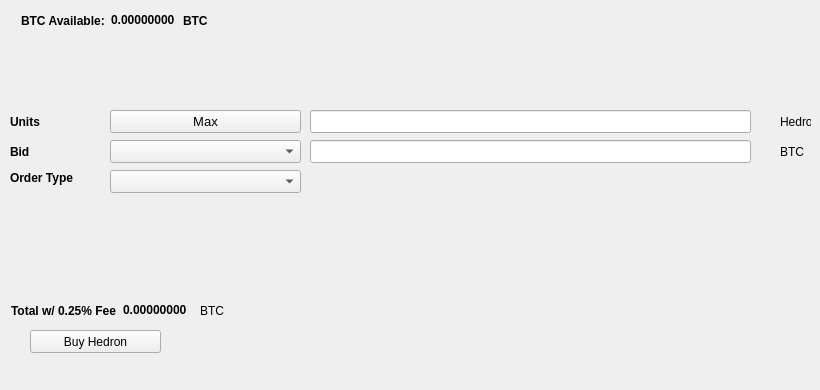
   <widget class="QWidget" name="BuyTab">
    <attribute name="title">
     <string>Buy</string>
    </attribute>
    <widget class="QPushButton" name="BuyHedron">
     <property name="geometry">
      <rect>
       <x>30</x>
       <y>330</y>
       <width>131</width>
       <height>23</height>
      </rect>
     </property>
     <property name="text">
      <string>Buy Hedron</string>
     </property>
     <property name="icon">
      <iconset resource="../hedron.qrc">
       <normaloff>:/icons/bitcoin</normaloff>:/icons/bitcoin</iconset>
     </property>
    </widget>
    <widget class="QLabel" name="label_3">
     <property name="geometry">
      <rect>
       <x>10</x>
       <y>110</y>
       <width>46</width>
       <height>23</height>
      </rect>
     </property>
     <property name="font">
      <font>
       <weight>75</weight>
       <bold>true</bold>
      </font>
     </property>
     <property name="text">
      <string>Units</string>
     </property>
    </widget>
    <widget class="QLineEdit" name="UnitsInput">
     <property name="geometry">
      <rect>
       <x>310</x>
       <y>110</y>
       <width>441</width>
       <height>23</height>
      </rect>
     </property>
     <property name="font">
      <font>
       <pointsize>9</pointsize>
       <weight>75</weight>
       <bold>true</bold>
      </font>
     </property>
    </widget>
    <widget class="QLineEdit" name="BuyBidPriceEdit">
     <property name="geometry">
      <rect>
       <x>310</x>
       <y>140</y>
       <width>441</width>
       <height>23</height>
      </rect>
     </property>
     <property name="font">
      <font>
       <pointsize>9</pointsize>
       <weight>75</weight>
       <bold>true</bold>
      </font>
     </property>
    </widget>
    <widget class="QLabel" name="label_4">
     <property name="geometry">
      <rect>
       <x>780</x>
       <y>110</y>
       <width>31</width>
       <height>23</height>
      </rect>
     </property>
     <property name="text">
      <string>Hedron</string>
     </property>
    </widget>
    <widget class="QLabel" name="label_5">
     <property name="geometry">
      <rect>
       <x>780</x>
       <y>140</y>
       <width>31</width>
       <height>23</height>
      </rect>
     </property>
     <property name="text">
      <string>BTC</string>
     </property>
    </widget>
    <widget class="QLabel" name="label_6">
     <property name="geometry">
      <rect>
       <x>10</x>
       <y>140</y>
       <width>46</width>
       <height>23</height>
      </rect>
     </property>
     <property name="font">
      <font>
       <weight>75</weight>
       <bold>true</bold>
      </font>
     </property>
     <property name="text">
      <string>Bid</string>
     </property>
    </widget>
    <widget class="QLabel" name="label_7">
     <property name="geometry">
      <rect>
       <x>10</x>
       <y>170</y>
       <width>91</width>
       <height>16</height>
      </rect>
     </property>
     <property name="font">
      <font>
       <weight>75</weight>
       <bold>true</bold>
      </font>
     </property>
     <property name="text">
      <string>Order Type</string>
     </property>
    </widget>
    <widget class="QPushButton" name="Buy_Max_Amount">
     <property name="geometry">
      <rect>
       <x>110</x>
       <y>110</y>
       <width>191</width>
       <height>23</height>
      </rect>
     </property>
     <property name="font">
      <font>
       <pointsize>10</pointsize>
      </font>
     </property>
     <property name="text">
      <string>Max</string>
     </property>
    </widget>
    <widget class="QComboBox" name="BuyBidcomboBox">
     <property name="geometry">
      <rect>
       <x>110</x>
       <y>140</y>
       <width>191</width>
       <height>23</height>
      </rect>
     </property>
     <property name="font">
      <font>
       <pointsize>10</pointsize>
      </font>
     </property>
    </widget>
    <widget class="QComboBox" name="buyOrdertypeCombo">
     <property name="geometry">
      <rect>
       <x>110</x>
       <y>170</y>
       <width>191</width>
       <height>23</height>
      </rect>
     </property>
     <property name="font">
      <font>
       <pointsize>10</pointsize>
      </font>
     </property>
    </widget>
    <widget class="QWidget" name="layoutWidget1">
     <property name="geometry">
      <rect>
       <x>21</x>
       <y>11</y>
       <width>227</width>
       <height>19</height>
      </rect>
     </property>
     <layout class="QHBoxLayout" name="horizontalLayout_3">
      <item>
       <widget class="QLabel" name="label232">
        <property name="font">
         <font>
          <weight>75</weight>
          <bold>true</bold>
         </font>
        </property>
        <property name="text">
         <string>BTC Available:</string>
        </property>
       </widget>
      </item>
      <item>
       <widget class="QLabel" name="BtcAvailableLbl">
        <property name="palette">
         <palette>
          <active>
           <colorrole role="WindowText">
            <brush brushstyle="SolidPattern">
             <color alpha="255">
              <red>0</red>
              <green>0</green>
              <blue>0</blue>
             </color>
            </brush>
           </colorrole>
           <colorrole role="Button">
            <brush brushstyle="SolidPattern">
             <color alpha="255">
              <red>0</red>
              <green>170</green>
              <blue>0</blue>
             </color>
            </brush>
           </colorrole>
           <colorrole role="Light">
            <brush brushstyle="SolidPattern">
             <color alpha="255">
              <red>0</red>
              <green>255</green>
              <blue>0</blue>
             </color>
            </brush>
           </colorrole>
           <colorrole role="Midlight">
            <brush brushstyle="SolidPattern">
             <color alpha="255">
              <red>0</red>
              <green>212</green>
              <blue>0</blue>
             </color>
            </brush>
           </colorrole>
           <colorrole role="Dark">
            <brush brushstyle="SolidPattern">
             <color alpha="255">
              <red>0</red>
              <green>85</green>
              <blue>0</blue>
             </color>
            </brush>
           </colorrole>
           <colorrole role="Mid">
            <brush brushstyle="SolidPattern">
             <color alpha="255">
              <red>0</red>
              <green>113</green>
              <blue>0</blue>
             </color>
            </brush>
           </colorrole>
           <colorrole role="Text">
            <brush brushstyle="SolidPattern">
             <color alpha="255">
              <red>0</red>
              <green>170</green>
              <blue>0</blue>
             </color>
            </brush>
           </colorrole>
           <colorrole role="BrightText">
            <brush brushstyle="SolidPattern">
             <color alpha="255">
              <red>255</red>
              <green>255</green>
              <blue>255</blue>
             </color>
            </brush>
           </colorrole>
           <colorrole role="ButtonText">
            <brush brushstyle="SolidPattern">
             <color alpha="255">
              <red>0</red>
              <green>0</green>
              <blue>0</blue>
             </color>
            </brush>
           </colorrole>
           <colorrole role="Base">
            <brush brushstyle="SolidPattern">
             <color alpha="255">
              <red>255</red>
              <green>255</green>
              <blue>255</blue>
             </color>
            </brush>
           </colorrole>
           <colorrole role="Window">
            <brush brushstyle="SolidPattern">
             <color alpha="255">
              <red>0</red>
              <green>170</green>
              <blue>0</blue>
             </color>
            </brush>
           </colorrole>
           <colorrole role="Shadow">
            <brush brushstyle="SolidPattern">
             <color alpha="255">
              <red>0</red>
              <green>0</green>
              <blue>0</blue>
             </color>
            </brush>
           </colorrole>
           <colorrole role="AlternateBase">
            <brush brushstyle="SolidPattern">
             <color alpha="255">
              <red>127</red>
              <green>212</green>
              <blue>127</blue>
             </color>
            </brush>
           </colorrole>
           <colorrole role="ToolTipBase">
            <brush brushstyle="SolidPattern">
             <color alpha="255">
              <red>255</red>
              <green>255</green>
              <blue>220</blue>
             </color>
            </brush>
           </colorrole>
           <colorrole role="ToolTipText">
            <brush brushstyle="SolidPattern">
             <color alpha="255">
              <red>0</red>
              <green>0</green>
              <blue>0</blue>
             </color>
            </brush>
           </colorrole>
          </active>
          <inactive>
           <colorrole role="WindowText">
            <brush brushstyle="SolidPattern">
             <color alpha="255">
              <red>0</red>
              <green>0</green>
              <blue>0</blue>
             </color>
            </brush>
           </colorrole>
           <colorrole role="Button">
            <brush brushstyle="SolidPattern">
             <color alpha="255">
              <red>0</red>
              <green>170</green>
              <blue>0</blue>
             </color>
            </brush>
           </colorrole>
           <colorrole role="Light">
            <brush brushstyle="SolidPattern">
             <color alpha="255">
              <red>0</red>
              <green>255</green>
              <blue>0</blue>
             </color>
            </brush>
           </colorrole>
           <colorrole role="Midlight">
            <brush brushstyle="SolidPattern">
             <color alpha="255">
              <red>0</red>
              <green>212</green>
              <blue>0</blue>
             </color>
            </brush>
           </colorrole>
           <colorrole role="Dark">
            <brush brushstyle="SolidPattern">
             <color alpha="255">
              <red>0</red>
              <green>85</green>
              <blue>0</blue>
             </color>
            </brush>
           </colorrole>
           <colorrole role="Mid">
            <brush brushstyle="SolidPattern">
             <color alpha="255">
              <red>0</red>
              <green>113</green>
              <blue>0</blue>
             </color>
            </brush>
           </colorrole>
           <colorrole role="Text">
            <brush brushstyle="SolidPattern">
             <color alpha="255">
              <red>0</red>
              <green>170</green>
              <blue>0</blue>
             </color>
            </brush>
           </colorrole>
           <colorrole role="BrightText">
            <brush brushstyle="SolidPattern">
             <color alpha="255">
              <red>255</red>
              <green>255</green>
              <blue>255</blue>
             </color>
            </brush>
           </colorrole>
           <colorrole role="ButtonText">
            <brush brushstyle="SolidPattern">
             <color alpha="255">
              <red>0</red>
              <green>0</green>
              <blue>0</blue>
             </color>
            </brush>
           </colorrole>
           <colorrole role="Base">
            <brush brushstyle="SolidPattern">
             <color alpha="255">
              <red>255</red>
              <green>255</green>
              <blue>255</blue>
             </color>
            </brush>
           </colorrole>
           <colorrole role="Window">
            <brush brushstyle="SolidPattern">
             <color alpha="255">
              <red>0</red>
              <green>170</green>
              <blue>0</blue>
             </color>
            </brush>
           </colorrole>
           <colorrole role="Shadow">
            <brush brushstyle="SolidPattern">
             <color alpha="255">
              <red>0</red>
              <green>0</green>
              <blue>0</blue>
             </color>
            </brush>
           </colorrole>
           <colorrole role="AlternateBase">
            <brush brushstyle="SolidPattern">
             <color alpha="255">
              <red>127</red>
              <green>212</green>
              <blue>127</blue>
             </color>
            </brush>
           </colorrole>
           <colorrole role="ToolTipBase">
            <brush brushstyle="SolidPattern">
             <color alpha="255">
              <red>255</red>
              <green>255</green>
              <blue>220</blue>
             </color>
            </brush>
           </colorrole>
           <colorrole role="ToolTipText">
            <brush brushstyle="SolidPattern">
             <color alpha="255">
              <red>0</red>
              <green>0</green>
              <blue>0</blue>
             </color>
            </brush>
           </colorrole>
          </inactive>
          <disabled>
           <colorrole role="WindowText">
            <brush brushstyle="SolidPattern">
             <color alpha="255">
              <red>0</red>
              <green>85</green>
              <blue>0</blue>
             </color>
            </brush>
           </colorrole>
           <colorrole role="Button">
            <brush brushstyle="SolidPattern">
             <color alpha="255">
              <red>0</red>
              <green>170</green>
              <blue>0</blue>
             </color>
            </brush>
           </colorrole>
           <colorrole role="Light">
            <brush brushstyle="SolidPattern">
             <color alpha="255">
              <red>0</red>
              <green>255</green>
              <blue>0</blue>
             </color>
            </brush>
           </colorrole>
           <colorrole role="Midlight">
            <brush brushstyle="SolidPattern">
             <color alpha="255">
              <red>0</red>
              <green>212</green>
              <blue>0</blue>
             </color>
            </brush>
           </colorrole>
           <colorrole role="Dark">
            <brush brushstyle="SolidPattern">
             <color alpha="255">
              <red>0</red>
              <green>85</green>
              <blue>0</blue>
             </color>
            </brush>
           </colorrole>
           <colorrole role="Mid">
            <brush brushstyle="SolidPattern">
             <color alpha="255">
              <red>0</red>
              <green>113</green>
              <blue>0</blue>
             </color>
            </brush>
           </colorrole>
           <colorrole role="Text">
            <brush brushstyle="SolidPattern">
             <color alpha="255">
              <red>0</red>
              <green>85</green>
              <blue>0</blue>
             </color>
            </brush>
           </colorrole>
           <colorrole role="BrightText">
            <brush brushstyle="SolidPattern">
             <color alpha="255">
              <red>255</red>
              <green>255</green>
              <blue>255</blue>
             </color>
            </brush>
           </colorrole>
           <colorrole role="ButtonText">
            <brush brushstyle="SolidPattern">
             <color alpha="255">
              <red>0</red>
              <green>85</green>
              <blue>0</blue>
             </color>
            </brush>
           </colorrole>
           <colorrole role="Base">
            <brush brushstyle="SolidPattern">
             <color alpha="255">
              <red>0</red>
              <green>170</green>
              <blue>0</blue>
             </color>
            </brush>
           </colorrole>
           <colorrole role="Window">
            <brush brushstyle="SolidPattern">
             <color alpha="255">
              <red>0</red>
              <green>170</green>
              <blue>0</blue>
             </color>
            </brush>
           </colorrole>
           <colorrole role="Shadow">
            <brush brushstyle="SolidPattern">
             <color alpha="255">
              <red>0</red>
              <green>0</green>
              <blue>0</blue>
             </color>
            </brush>
           </colorrole>
           <colorrole role="AlternateBase">
            <brush brushstyle="SolidPattern">
             <color alpha="255">
              <red>0</red>
              <green>170</green>
              <blue>0</blue>
             </color>
            </brush>
           </colorrole>
           <colorrole role="ToolTipBase">
            <brush brushstyle="SolidPattern">
             <color alpha="255">
              <red>255</red>
              <green>255</green>
              <blue>220</blue>
             </color>
            </brush>
           </colorrole>
           <colorrole role="ToolTipText">
            <brush brushstyle="SolidPattern">
             <color alpha="255">
              <red>0</red>
              <green>0</green>
              <blue>0</blue>
             </color>
            </brush>
           </colorrole>
          </disabled>
         </palette>
        </property>
        <property name="font">
         <font>
          <weight>75</weight>
          <bold>true</bold>
         </font>
        </property>
        <property name="text">
         <string>0.00000000</string>
        </property>
        <property name="textInteractionFlags">
         <set>Qt::LinksAccessibleByMouse|Qt::TextSelectableByKeyboard|Qt::TextSelectableByMouse</set>
        </property>
       </widget>
      </item>
      <item>
       <widget class="QLabel" name="BtcAvailableLbl_2">
        <property name="font">
         <font>
          <weight>75</weight>
          <bold>true</bold>
         </font>
        </property>
        <property name="text">
         <string>BTC</string>
        </property>
       </widget>
      </item>
     </layout>
    </widget>
    <widget class="QWidget" name="layoutWidge2">
     <property name="geometry">
      <rect>
       <x>11</x>
       <y>301</y>
       <width>259</width>
       <height>19</height>
      </rect>
     </property>
     <layout class="QHBoxLayout" name="horizontalLayout_4">
      <item>
       <widget class="QLabel" name="label_9">
        <property name="font">
         <font>
          <weight>75</weight>
          <bold>true</bold>
         </font>
        </property>
        <property name="text">
         <string>Total w/ 0.25% Fee</string>
        </property>
       </widget>
      </item>
      <item>
       <widget class="QLabel" name="BuyCostLabel">
        <property name="palette">
         <palette>
          <active>
           <colorrole role="WindowText">
            <brush brushstyle="SolidPattern">
             <color alpha="255">
              <red>0</red>
              <green>0</green>
              <blue>0</blue>
             </color>
            </brush>
           </colorrole>
           <colorrole role="Button">
            <brush brushstyle="SolidPattern">
             <color alpha="255">
              <red>0</red>
              <green>170</green>
              <blue>0</blue>
             </color>
            </brush>
           </colorrole>
           <colorrole role="Light">
            <brush brushstyle="SolidPattern">
             <color alpha="255">
              <red>0</red>
              <green>255</green>
              <blue>0</blue>
             </color>
            </brush>
           </colorrole>
           <colorrole role="Midlight">
            <brush brushstyle="SolidPattern">
             <color alpha="255">
              <red>0</red>
              <green>212</green>
              <blue>0</blue>
             </color>
            </brush>
           </colorrole>
           <colorrole role="Dark">
            <brush brushstyle="SolidPattern">
             <color alpha="255">
              <red>0</red>
              <green>85</green>
              <blue>0</blue>
             </color>
            </brush>
           </colorrole>
           <colorrole role="Mid">
            <brush brushstyle="SolidPattern">
             <color alpha="255">
              <red>0</red>
              <green>113</green>
              <blue>0</blue>
             </color>
            </brush>
           </colorrole>
           <colorrole role="Text">
            <brush brushstyle="SolidPattern">
             <color alpha="255">
              <red>0</red>
              <green>170</green>
              <blue>0</blue>
             </color>
            </brush>
           </colorrole>
           <colorrole role="BrightText">
            <brush brushstyle="SolidPattern">
             <color alpha="255">
              <red>255</red>
              <green>255</green>
              <blue>255</blue>
             </color>
            </brush>
           </colorrole>
           <colorrole role="ButtonText">
            <brush brushstyle="SolidPattern">
             <color alpha="255">
              <red>0</red>
              <green>0</green>
              <blue>0</blue>
             </color>
            </brush>
           </colorrole>
           <colorrole role="Base">
            <brush brushstyle="SolidPattern">
             <color alpha="255">
              <red>255</red>
              <green>255</green>
              <blue>255</blue>
             </color>
            </brush>
           </colorrole>
           <colorrole role="Window">
            <brush brushstyle="SolidPattern">
             <color alpha="255">
              <red>0</red>
              <green>170</green>
              <blue>0</blue>
             </color>
            </brush>
           </colorrole>
           <colorrole role="Shadow">
            <brush brushstyle="SolidPattern">
             <color alpha="255">
              <red>0</red>
              <green>0</green>
              <blue>0</blue>
             </color>
            </brush>
           </colorrole>
           <colorrole role="AlternateBase">
            <brush brushstyle="SolidPattern">
             <color alpha="255">
              <red>127</red>
              <green>212</green>
              <blue>127</blue>
             </color>
            </brush>
           </colorrole>
           <colorrole role="ToolTipBase">
            <brush brushstyle="SolidPattern">
             <color alpha="255">
              <red>255</red>
              <green>255</green>
              <blue>220</blue>
             </color>
            </brush>
           </colorrole>
           <colorrole role="ToolTipText">
            <brush brushstyle="SolidPattern">
             <color alpha="255">
              <red>0</red>
              <green>0</green>
              <blue>0</blue>
             </color>
            </brush>
           </colorrole>
          </active>
          <inactive>
           <colorrole role="WindowText">
            <brush brushstyle="SolidPattern">
             <color alpha="255">
              <red>0</red>
              <green>0</green>
              <blue>0</blue>
             </color>
            </brush>
           </colorrole>
           <colorrole role="Button">
            <brush brushstyle="SolidPattern">
             <color alpha="255">
              <red>0</red>
              <green>170</green>
              <blue>0</blue>
             </color>
            </brush>
           </colorrole>
           <colorrole role="Light">
            <brush brushstyle="SolidPattern">
             <color alpha="255">
              <red>0</red>
              <green>255</green>
              <blue>0</blue>
             </color>
            </brush>
           </colorrole>
           <colorrole role="Midlight">
            <brush brushstyle="SolidPattern">
             <color alpha="255">
              <red>0</red>
              <green>212</green>
              <blue>0</blue>
             </color>
            </brush>
           </colorrole>
           <colorrole role="Dark">
            <brush brushstyle="SolidPattern">
             <color alpha="255">
              <red>0</red>
              <green>85</green>
              <blue>0</blue>
             </color>
            </brush>
           </colorrole>
           <colorrole role="Mid">
            <brush brushstyle="SolidPattern">
             <color alpha="255">
              <red>0</red>
              <green>113</green>
              <blue>0</blue>
             </color>
            </brush>
           </colorrole>
           <colorrole role="Text">
            <brush brushstyle="SolidPattern">
             <color alpha="255">
              <red>0</red>
              <green>170</green>
              <blue>0</blue>
             </color>
            </brush>
           </colorrole>
           <colorrole role="BrightText">
            <brush brushstyle="SolidPattern">
             <color alpha="255">
              <red>255</red>
              <green>255</green>
              <blue>255</blue>
             </color>
            </brush>
           </colorrole>
           <colorrole role="ButtonText">
            <brush brushstyle="SolidPattern">
             <color alpha="255">
              <red>0</red>
              <green>0</green>
              <blue>0</blue>
             </color>
            </brush>
           </colorrole>
           <colorrole role="Base">
            <brush brushstyle="SolidPattern">
             <color alpha="255">
              <red>255</red>
              <green>255</green>
              <blue>255</blue>
             </color>
            </brush>
           </colorrole>
           <colorrole role="Window">
            <brush brushstyle="SolidPattern">
             <color alpha="255">
              <red>0</red>
              <green>170</green>
              <blue>0</blue>
             </color>
            </brush>
           </colorrole>
           <colorrole role="Shadow">
            <brush brushstyle="SolidPattern">
             <color alpha="255">
              <red>0</red>
              <green>0</green>
              <blue>0</blue>
             </color>
            </brush>
           </colorrole>
           <colorrole role="AlternateBase">
            <brush brushstyle="SolidPattern">
             <color alpha="255">
              <red>127</red>
              <green>212</green>
              <blue>127</blue>
             </color>
            </brush>
           </colorrole>
           <colorrole role="ToolTipBase">
            <brush brushstyle="SolidPattern">
             <color alpha="255">
              <red>255</red>
              <green>255</green>
              <blue>220</blue>
             </color>
            </brush>
           </colorrole>
           <colorrole role="ToolTipText">
            <brush brushstyle="SolidPattern">
             <color alpha="255">
              <red>0</red>
              <green>0</green>
              <blue>0</blue>
             </color>
            </brush>
           </colorrole>
          </inactive>
          <disabled>
           <colorrole role="WindowText">
            <brush brushstyle="SolidPattern">
             <color alpha="255">
              <red>0</red>
              <green>85</green>
              <blue>0</blue>
             </color>
            </brush>
           </colorrole>
           <colorrole role="Button">
            <brush brushstyle="SolidPattern">
             <color alpha="255">
              <red>0</red>
              <green>170</green>
              <blue>0</blue>
             </color>
            </brush>
           </colorrole>
           <colorrole role="Light">
            <brush brushstyle="SolidPattern">
             <color alpha="255">
              <red>0</red>
              <green>255</green>
              <blue>0</blue>
             </color>
            </brush>
           </colorrole>
           <colorrole role="Midlight">
            <brush brushstyle="SolidPattern">
             <color alpha="255">
              <red>0</red>
              <green>212</green>
              <blue>0</blue>
             </color>
            </brush>
           </colorrole>
           <colorrole role="Dark">
            <brush brushstyle="SolidPattern">
             <color alpha="255">
              <red>0</red>
              <green>85</green>
              <blue>0</blue>
             </color>
            </brush>
           </colorrole>
           <colorrole role="Mid">
            <brush brushstyle="SolidPattern">
             <color alpha="255">
              <red>0</red>
              <green>113</green>
              <blue>0</blue>
             </color>
            </brush>
           </colorrole>
           <colorrole role="Text">
            <brush brushstyle="SolidPattern">
             <color alpha="255">
              <red>0</red>
              <green>85</green>
              <blue>0</blue>
             </color>
            </brush>
           </colorrole>
           <colorrole role="BrightText">
            <brush brushstyle="SolidPattern">
             <color alpha="255">
              <red>255</red>
              <green>255</green>
              <blue>255</blue>
             </color>
            </brush>
           </colorrole>
           <colorrole role="ButtonText">
            <brush brushstyle="SolidPattern">
             <color alpha="255">
              <red>0</red>
              <green>85</green>
              <blue>0</blue>
             </color>
            </brush>
           </colorrole>
           <colorrole role="Base">
            <brush brushstyle="SolidPattern">
             <color alpha="255">
              <red>0</red>
              <green>170</green>
              <blue>0</blue>
             </color>
            </brush>
           </colorrole>
           <colorrole role="Window">
            <brush brushstyle="SolidPattern">
             <color alpha="255">
              <red>0</red>
              <green>170</green>
              <blue>0</blue>
             </color>
            </brush>
           </colorrole>
           <colorrole role="Shadow">
            <brush brushstyle="SolidPattern">
             <color alpha="255">
              <red>0</red>
              <green>0</green>
              <blue>0</blue>
             </color>
            </brush>
           </colorrole>
           <colorrole role="AlternateBase">
            <brush brushstyle="SolidPattern">
             <color alpha="255">
              <red>0</red>
              <green>170</green>
              <blue>0</blue>
             </color>
            </brush>
           </colorrole>
           <colorrole role="ToolTipBase">
            <brush brushstyle="SolidPattern">
             <color alpha="255">
              <red>255</red>
              <green>255</green>
              <blue>220</blue>
             </color>
            </brush>
           </colorrole>
           <colorrole role="ToolTipText">
            <brush brushstyle="SolidPattern">
             <color alpha="255">
              <red>0</red>
              <green>0</green>
              <blue>0</blue>
             </color>
            </brush>
           </colorrole>
          </disabled>
         </palette>
        </property>
        <property name="font">
         <font>
          <weight>75</weight>
          <bold>true</bold>
         </font>
        </property>
        <property name="autoFillBackground">
         <bool>false</bool>
        </property>
        <property name="text">
         <string>0.00000000</string>
        </property>
        <property name="textInteractionFlags">
         <set>Qt::LinksAccessibleByMouse|Qt::TextSelectableByMouse</set>
        </property>
       </widget>
      </item>
      <item>
       <widget class="QLabel" name="label_10">
        <property name="font">
         <font>
          <weight>50</weight>
          <bold>false</bold>
         </font>
        </property>
        <property name="text">
         <string>BTC</string>
        </property>
       </widget>
      </item>
     </layout>
    </widget>
    <widget class="QLabel" name="label_24">
     <property name="geometry">
      <rect>
       <x>460</x>
       <y>300</y>
       <width>281</width>
       <height>81</height>
      </rect>
     </property>
     <property name="text">
      <string/>
     </property>
     <property name="pixmap">
      <pixmap>:/images/bittrex</pixmap>
     </property>
    </widget>
   </widget>
